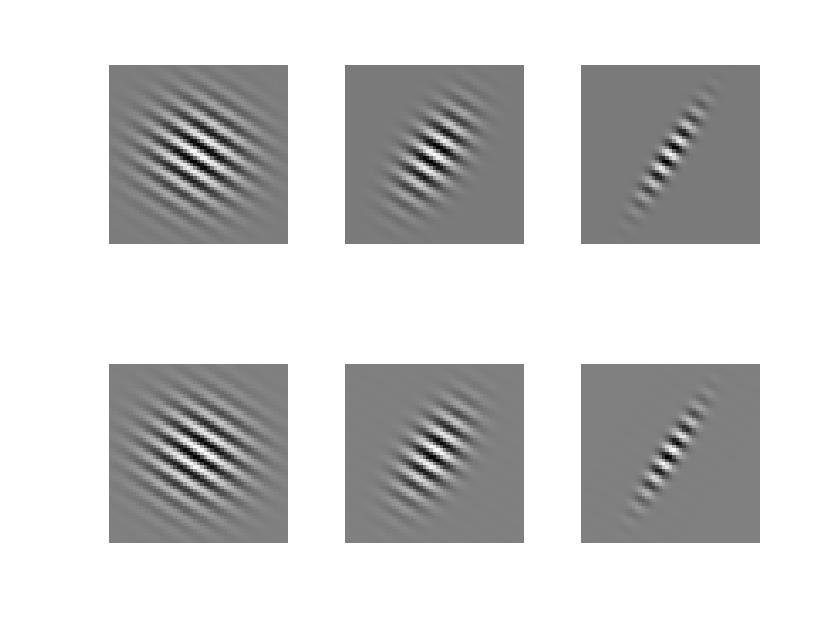
%> input picture Computer Vision/Image_segment_and_image_enhancement/CV_Lab2/Part-1_ Image Enhancement/Gamma_change.jpg, 840 x 630 px
$ octave --eval "result = compute_gradient(imread('Gamma_change.jpg'));"   (GNU Octave 9; MATLAB toolbox functions it lacks are replaced by stand-ins)
%> lines starting %> are read from the running program, lines starting %| are printed output that depends on the picture
function [Gx, Gy, im_magnitude,im_direction] = compute_gradient(image)
image=im2double(image);

Sx = [1 0 -1; 2 0 -2; 1 0 -1];
Sy = [1 2 1; 0 0 0 ;-1 -2 -1];
Gx = imfilter(image, Sx, 'replicate', 'conv');
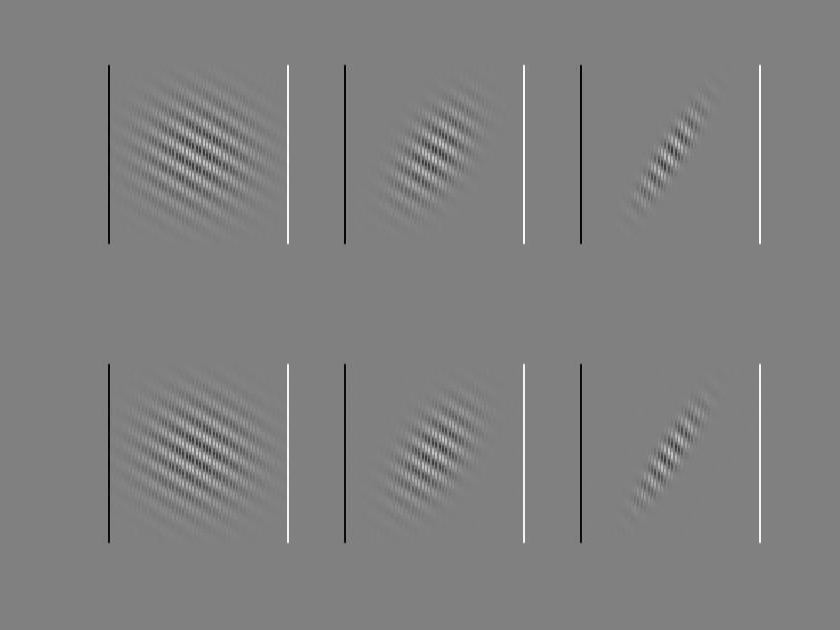
%> Gx: size 630x840x3 double; min -2.2, max 2.16, mean -3.14e-18; drawn with min black and max white
Gy = imfilter(image, Sy, 'replicate', 'conv');
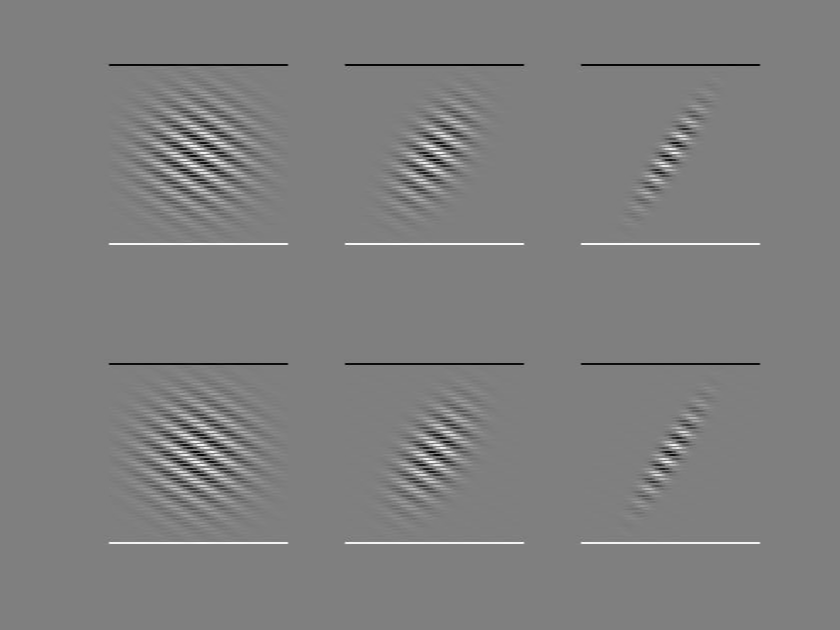
%> Gy: size 630x840x3 double; min -2.18, max 2.18, mean 3.44e-18; drawn with min black and max white

im_magnitude = sqrt(Gx.^2 + Gy.^2);
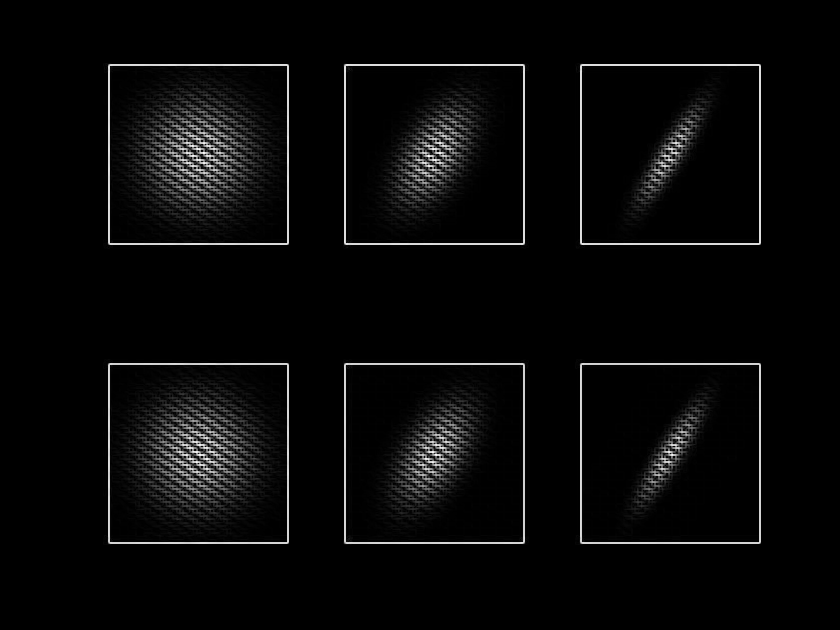
%> im_magnitude: size 630x840x3 double; min 0, max 2.39, mean 0.0848; drawn with min black and max white
im_direction = atan(Gy./Gx);
%> im_direction: size 630x840x3 double; 66.88% of the values are NaN or infinite; the others: min -1.57, max 1.57, mean -0.204

end

$ run again, on Computer Vision/Image_segment_and_image_enhancement/CV_Lab2/Part-1_ Image Enhancement/LoG_3_methods.png
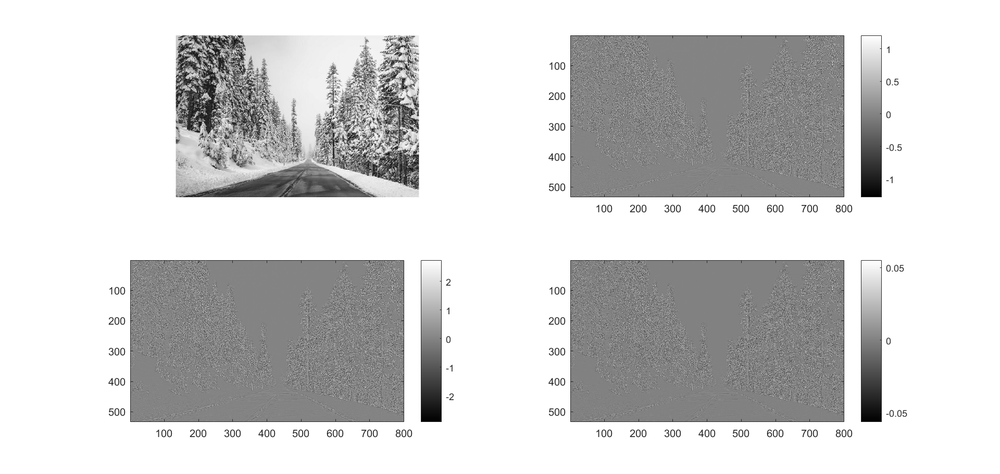
%> input picture Computer Vision/Image_segment_and_image_enhancement/CV_Lab2/Part-1_ Image Enhancement/LoG_3_methods.png, 1000 x 474 px, shrunk from 1920 x 911 before the run
%> in compute_gradient, `Gy = imfilter(image, Sy, 'replicate', 'conv');`:
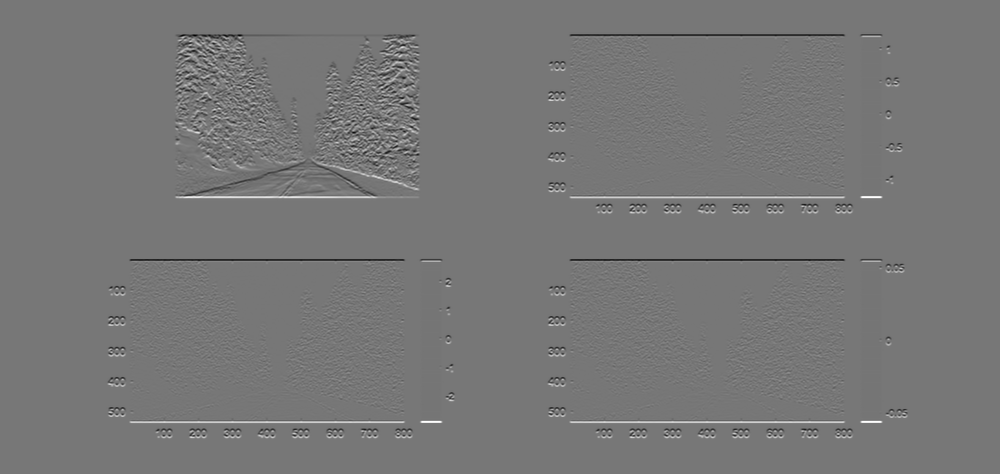
%> Gy: size 474x1000x3 double; min -3.45, max 3.94, mean -9.59e-19; drawn with min black and max white
%> in compute_gradient, `im_magnitude = sqrt(Gx.^2 + Gy.^2);`:
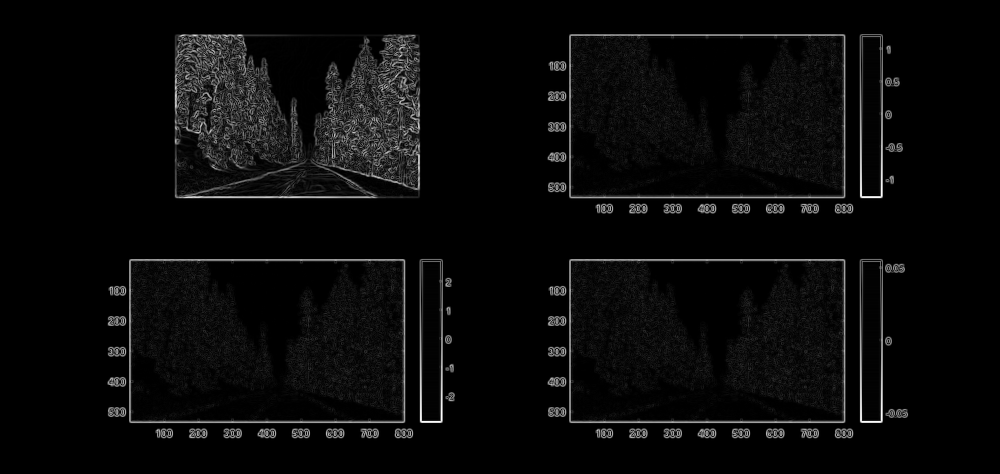
%> im_magnitude: size 474x1000x3 double; min 0, max 4, mean 0.155; drawn with min black and max white
%> im_direction: size 474x1000x3 double; 58.4% of the values are NaN or infinite; the others: min -1.57, max 1.57, mean -0.00371
